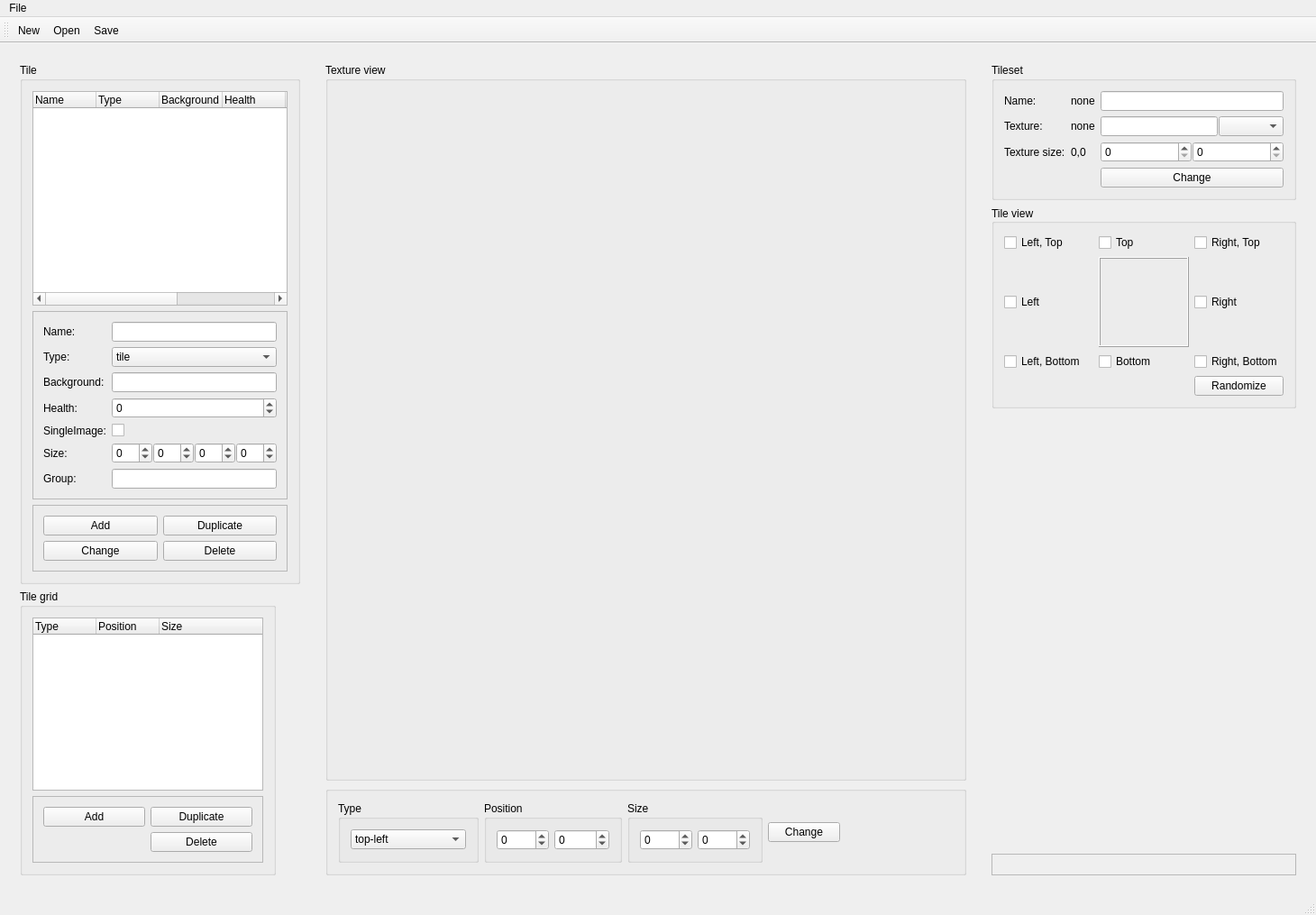
<?xml version="1.0" encoding="UTF-8"?>
<ui version="4.0">
 <class>TilesetEditor</class>
 <widget class="QMainWindow" name="TilesetEditor">
  <property name="geometry">
   <rect>
    <x>0</x>
    <y>0</y>
    <width>1460</width>
    <height>1015</height>
   </rect>
  </property>
  <property name="windowTitle">
   <string>Tileset editor</string>
  </property>
  <property name="windowIcon">
   <iconset resource="CorposEditor.qrc">
    <normaloff>:/CorposEditor/Resources/icons/tilesetEditor.png</normaloff>:/CorposEditor/Resources/icons/tilesetEditor.png</iconset>
  </property>
  <property name="dockOptions">
   <set>QMainWindow::AllowNestedDocks|QMainWindow::AllowTabbedDocks|QMainWindow::AnimatedDocks</set>
  </property>
  <widget class="QWidget" name="mainWidget">
   <property name="contextMenuPolicy">
    <enum>Qt::DefaultContextMenu</enum>
   </property>
   <property name="acceptDrops">
    <bool>false</bool>
   </property>
   <property name="windowTitle">
    <string>Tileset editor</string>
   </property>
   <layout class="QHBoxLayout" name="horizontalLayout">
    <item>
     <widget class="QWidget" name="widget" native="true">
      <property name="sizePolicy">
       <sizepolicy hsizetype="Maximum" vsizetype="Minimum">
        <horstretch>0</horstretch>
        <verstretch>0</verstretch>
       </sizepolicy>
      </property>
      <layout class="QVBoxLayout" name="verticalLayout">
       <item>
        <widget class="QGroupBox" name="groupBox">
         <property name="sizePolicy">
          <sizepolicy hsizetype="Maximum" vsizetype="Minimum">
           <horstretch>0</horstretch>
           <verstretch>0</verstretch>
          </sizepolicy>
         </property>
         <property name="title">
          <string>Tile</string>
         </property>
         <layout class="QVBoxLayout" name="verticalLayout_5">
          <item>
           <widget class="QTreeWidget" name="treeWidget_Tiles">
            <property name="sizePolicy">
             <sizepolicy hsizetype="Expanding" vsizetype="Expanding">
              <horstretch>0</horstretch>
              <verstretch>0</verstretch>
             </sizepolicy>
            </property>
            <attribute name="headerDefaultSectionSize">
             <number>70</number>
            </attribute>
            <column>
             <property name="text">
              <string>Name</string>
             </property>
            </column>
            <column>
             <property name="text">
              <string>Type</string>
             </property>
            </column>
            <column>
             <property name="text">
              <string>Background</string>
             </property>
            </column>
            <column>
             <property name="text">
              <string>Health</string>
             </property>
            </column>
            <column>
             <property name="text">
              <string>SingleImage</string>
             </property>
            </column>
            <column>
             <property name="text">
              <string>Nowa kolumna</string>
             </property>
            </column>
            <column>
             <property name="text">
              <string>Connect group</string>
             </property>
            </column>
           </widget>
          </item>
          <item>
           <widget class="QFrame" name="frame_5">
            <property name="frameShape">
             <enum>QFrame::StyledPanel</enum>
            </property>
            <property name="frameShadow">
             <enum>QFrame::Raised</enum>
            </property>
            <layout class="QGridLayout" name="gridLayout_4">
             <item row="6" column="1">
              <widget class="QWidget" name="widget_7" native="true">
               <layout class="QHBoxLayout" name="horizontalLayout_9">
                <property name="spacing">
                 <number>1</number>
                </property>
                <property name="leftMargin">
                 <number>0</number>
                </property>
                <property name="topMargin">
                 <number>0</number>
                </property>
                <property name="rightMargin">
                 <number>0</number>
                </property>
                <property name="bottomMargin">
                 <number>0</number>
                </property>
                <item>
                 <widget class="QSpinBox" name="spinBox_tileRectX">
                  <property name="minimum">
                   <number>-99</number>
                  </property>
                 </widget>
                </item>
                <item>
                 <widget class="QSpinBox" name="spinBox_TilerectY">
                  <property name="minimum">
                   <number>-99</number>
                  </property>
                 </widget>
                </item>
                <item>
                 <widget class="QSpinBox" name="spinBox_TilerectW">
                  <property name="minimum">
                   <number>-99</number>
                  </property>
                 </widget>
                </item>
                <item>
                 <widget class="QSpinBox" name="spinBox_TilerectH">
                  <property name="minimum">
                   <number>-99</number>
                  </property>
                 </widget>
                </item>
               </layout>
              </widget>
             </item>
             <item row="2" column="0">
              <widget class="QLabel" name="label_2">
               <property name="text">
                <string>Type:</string>
               </property>
              </widget>
             </item>
             <item row="4" column="0">
              <widget class="QLabel" name="label_3">
               <property name="text">
                <string>Health:</string>
               </property>
              </widget>
             </item>
             <item row="2" column="1">
              <widget class="QComboBox" name="comboBox_tileType">
               <item>
                <property name="text">
                 <string>tile</string>
                </property>
               </item>
               <item>
                <property name="text">
                 <string>background</string>
                </property>
               </item>
               <item>
                <property name="text">
                 <string>ladder</string>
                </property>
               </item>
              </widget>
             </item>
             <item row="0" column="0">
              <widget class="QLabel" name="label">
               <property name="text">
                <string>Name: </string>
               </property>
              </widget>
             </item>
             <item row="0" column="1">
              <widget class="QLineEdit" name="lineEdit_tileName"/>
             </item>
             <item row="4" column="1">
              <widget class="QSpinBox" name="spinBox_health">
               <property name="minimum">
                <number>-1</number>
               </property>
               <property name="maximum">
                <number>999999</number>
               </property>
              </widget>
             </item>
             <item row="5" column="0">
              <widget class="QLabel" name="label_4">
               <property name="text">
                <string>SingleImage:</string>
               </property>
              </widget>
             </item>
             <item row="3" column="0">
              <widget class="QLabel" name="label_8">
               <property name="text">
                <string>Background:</string>
               </property>
              </widget>
             </item>
             <item row="5" column="1">
              <widget class="QCheckBox" name="checkBox_singleImage">
               <property name="text">
                <string/>
               </property>
              </widget>
             </item>
             <item row="3" column="1">
              <widget class="QLineEdit" name="lineEdit_background"/>
             </item>
             <item row="6" column="0">
              <widget class="QLabel" name="label_9">
               <property name="text">
                <string>Size:</string>
               </property>
              </widget>
             </item>
             <item row="7" column="0">
              <widget class="QLabel" name="label_10">
               <property name="text">
                <string>Group:</string>
               </property>
              </widget>
             </item>
             <item row="7" column="1">
              <widget class="QLineEdit" name="lineEdit_connectGroup"/>
             </item>
            </layout>
           </widget>
          </item>
          <item>
           <widget class="QFrame" name="frame_4">
            <property name="frameShape">
             <enum>QFrame::StyledPanel</enum>
            </property>
            <property name="frameShadow">
             <enum>QFrame::Raised</enum>
            </property>
            <layout class="QGridLayout" name="gridLayout_3">
             <item row="1" column="0">
              <widget class="QPushButton" name="pushButton_AddTile">
               <property name="text">
                <string>Add</string>
               </property>
              </widget>
             </item>
             <item row="1" column="1">
              <widget class="QPushButton" name="pushButton_DuplicateTile">
               <property name="text">
                <string>Duplicate</string>
               </property>
              </widget>
             </item>
             <item row="2" column="0">
              <widget class="QPushButton" name="pushButton_ChangeTile">
               <property name="text">
                <string>Change</string>
               </property>
              </widget>
             </item>
             <item row="2" column="1">
              <widget class="QPushButton" name="pushButton_DeleteFile">
               <property name="text">
                <string>Delete</string>
               </property>
              </widget>
             </item>
            </layout>
           </widget>
          </item>
         </layout>
        </widget>
       </item>
       <item>
        <widget class="QGroupBox" name="groupBox_2">
         <property name="sizePolicy">
          <sizepolicy hsizetype="Maximum" vsizetype="Maximum">
           <horstretch>0</horstretch>
           <verstretch>0</verstretch>
          </sizepolicy>
         </property>
         <property name="title">
          <string>Tile grid</string>
         </property>
         <layout class="QVBoxLayout" name="verticalLayout_4">
          <item>
           <widget class="QTreeWidget" name="treeWidget_tilesGrid">
            <property name="sizePolicy">
             <sizepolicy hsizetype="Expanding" vsizetype="MinimumExpanding">
              <horstretch>0</horstretch>
              <verstretch>0</verstretch>
             </sizepolicy>
            </property>
            <attribute name="headerDefaultSectionSize">
             <number>70</number>
            </attribute>
            <column>
             <property name="text">
              <string>Type</string>
             </property>
            </column>
            <column>
             <property name="text">
              <string>Position</string>
             </property>
            </column>
            <column>
             <property name="text">
              <string>Size</string>
             </property>
            </column>
           </widget>
          </item>
          <item>
           <widget class="QFrame" name="frame_3">
            <property name="frameShape">
             <enum>QFrame::StyledPanel</enum>
            </property>
            <property name="frameShadow">
             <enum>QFrame::Raised</enum>
            </property>
            <layout class="QGridLayout" name="gridLayout_2">
             <item row="0" column="0">
              <widget class="QPushButton" name="pushButton_AddFrame">
               <property name="text">
                <string>Add</string>
               </property>
              </widget>
             </item>
             <item row="0" column="1">
              <widget class="QPushButton" name="pushButton_DuplicateFrame">
               <property name="text">
                <string>Duplicate</string>
               </property>
              </widget>
             </item>
             <item row="1" column="1">
              <widget class="QPushButton" name="pushButton_DeleteFrame">
               <property name="text">
                <string>Delete</string>
               </property>
              </widget>
             </item>
            </layout>
           </widget>
          </item>
         </layout>
        </widget>
       </item>
      </layout>
     </widget>
    </item>
    <item>
     <widget class="QWidget" name="widget_2" native="true">
      <property name="sizePolicy">
       <sizepolicy hsizetype="Minimum" vsizetype="Minimum">
        <horstretch>0</horstretch>
        <verstretch>0</verstretch>
       </sizepolicy>
      </property>
      <layout class="QVBoxLayout" name="verticalLayout_2">
       <item>
        <widget class="QGroupBox" name="groupBox_TextureView">
         <property name="sizePolicy">
          <sizepolicy hsizetype="Expanding" vsizetype="Expanding">
           <horstretch>0</horstretch>
           <verstretch>0</verstretch>
          </sizepolicy>
         </property>
         <property name="title">
          <string>Texture view</string>
         </property>
         <layout class="QVBoxLayout" name="verticalLayout_6">
          <item>
           <layout class="QVBoxLayout" name="verticalLayout_TextureView"/>
          </item>
         </layout>
        </widget>
       </item>
       <item>
        <widget class="QGroupBox" name="groupBox_4">
         <property name="title">
          <string/>
         </property>
         <layout class="QHBoxLayout" name="horizontalLayout_3">
          <item>
           <widget class="QGroupBox" name="groupBox_8">
            <property name="title">
             <string>Type</string>
            </property>
            <layout class="QHBoxLayout" name="horizontalLayout_6">
             <item>
              <widget class="QComboBox" name="comboBox_frameType">
               <item>
                <property name="text">
                 <string>top-left</string>
                </property>
               </item>
               <item>
                <property name="text">
                 <string>top</string>
                </property>
               </item>
               <item>
                <property name="text">
                 <string>top-right</string>
                </property>
               </item>
               <item>
                <property name="text">
                 <string>left</string>
                </property>
               </item>
               <item>
                <property name="text">
                 <string>inner</string>
                </property>
               </item>
               <item>
                <property name="text">
                 <string>center</string>
                </property>
               </item>
               <item>
                <property name="text">
                 <string>right</string>
                </property>
               </item>
               <item>
                <property name="text">
                 <string>bottom-left</string>
                </property>
               </item>
               <item>
                <property name="text">
                 <string>bottom</string>
                </property>
               </item>
               <item>
                <property name="text">
                 <string>bottom-right</string>
                </property>
               </item>
               <item>
                <property name="text">
                 <string>inner-top-left</string>
                </property>
               </item>
               <item>
                <property name="text">
                 <string>inner-top-right</string>
                </property>
               </item>
               <item>
                <property name="text">
                 <string>inner-bottom-right</string>
                </property>
               </item>
               <item>
                <property name="text">
                 <string>inner-bottom-left</string>
                </property>
               </item>
              </widget>
             </item>
            </layout>
           </widget>
          </item>
          <item>
           <widget class="QGroupBox" name="groupBox_5">
            <property name="title">
             <string>Position</string>
            </property>
            <layout class="QHBoxLayout" name="horizontalLayout_4">
             <item>
              <widget class="QSpinBox" name="spinBox_posX">
               <property name="sizePolicy">
                <sizepolicy hsizetype="Minimum" vsizetype="Minimum">
                 <horstretch>0</horstretch>
                 <verstretch>0</verstretch>
                </sizepolicy>
               </property>
               <property name="minimumSize">
                <size>
                 <width>50</width>
                 <height>0</height>
                </size>
               </property>
               <property name="minimum">
                <number>-9999</number>
               </property>
               <property name="maximum">
                <number>9999</number>
               </property>
              </widget>
             </item>
             <item>
              <widget class="QSpinBox" name="spinBox_posY">
               <property name="minimumSize">
                <size>
                 <width>50</width>
                 <height>0</height>
                </size>
               </property>
               <property name="minimum">
                <number>-9999</number>
               </property>
               <property name="maximum">
                <number>99999</number>
               </property>
              </widget>
             </item>
            </layout>
           </widget>
          </item>
          <item>
           <widget class="QGroupBox" name="groupBox_7">
            <property name="title">
             <string>Size</string>
            </property>
            <layout class="QHBoxLayout" name="horizontalLayout_5">
             <item>
              <widget class="QSpinBox" name="spinBox_sizeX">
               <property name="minimumSize">
                <size>
                 <width>50</width>
                 <height>0</height>
                </size>
               </property>
               <property name="minimum">
                <number>-9999</number>
               </property>
               <property name="maximum">
                <number>9999</number>
               </property>
              </widget>
             </item>
             <item>
              <widget class="QSpinBox" name="spinBox_sizeY">
               <property name="minimumSize">
                <size>
                 <width>50</width>
                 <height>0</height>
                </size>
               </property>
               <property name="minimum">
                <number>-9999</number>
               </property>
               <property name="maximum">
                <number>9999</number>
               </property>
              </widget>
             </item>
            </layout>
           </widget>
          </item>
          <item>
           <widget class="QPushButton" name="pushButton_ChangeFrame">
            <property name="text">
             <string>Change</string>
            </property>
           </widget>
          </item>
          <item>
           <spacer name="horizontalSpacer">
            <property name="orientation">
             <enum>Qt::Horizontal</enum>
            </property>
            <property name="sizeHint" stdset="0">
             <size>
              <width>40</width>
              <height>20</height>
             </size>
            </property>
           </spacer>
          </item>
         </layout>
        </widget>
       </item>
      </layout>
     </widget>
    </item>
    <item>
     <widget class="QWidget" name="widget_3" native="true">
      <property name="maximumSize">
       <size>
        <width>360</width>
        <height>16777215</height>
       </size>
      </property>
      <layout class="QVBoxLayout" name="verticalLayout_3">
       <item>
        <widget class="QGroupBox" name="groupBox_9">
         <property name="sizePolicy">
          <sizepolicy hsizetype="Ignored" vsizetype="Minimum">
           <horstretch>0</horstretch>
           <verstretch>0</verstretch>
          </sizepolicy>
         </property>
         <property name="title">
          <string>Tileset</string>
         </property>
         <layout class="QGridLayout" name="gridLayout_5">
          <item row="0" column="1">
           <widget class="QLabel" name="label_Name">
            <property name="text">
             <string>none</string>
            </property>
           </widget>
          </item>
          <item row="3" column="1">
           <widget class="QLabel" name="label_Texture">
            <property name="text">
             <string>none</string>
            </property>
           </widget>
          </item>
          <item row="0" column="2">
           <widget class="QLineEdit" name="lineEdit_tilesetName"/>
          </item>
          <item row="3" column="0">
           <widget class="QLabel" name="label_6">
            <property name="text">
             <string>Texture:</string>
            </property>
           </widget>
          </item>
          <item row="4" column="1">
           <widget class="QWidget" name="widget_4" native="true">
            <layout class="QHBoxLayout" name="horizontalLayout_7">
             <property name="spacing">
              <number>1</number>
             </property>
             <property name="leftMargin">
              <number>0</number>
             </property>
             <property name="topMargin">
              <number>0</number>
             </property>
             <property name="rightMargin">
              <number>0</number>
             </property>
             <property name="bottomMargin">
              <number>0</number>
             </property>
             <item>
              <widget class="QLabel" name="label_Texturesize">
               <property name="text">
                <string>0,0</string>
               </property>
              </widget>
             </item>
            </layout>
           </widget>
          </item>
          <item row="4" column="2">
           <widget class="QWidget" name="widget_5" native="true">
            <layout class="QGridLayout" name="gridLayout_6">
             <property name="leftMargin">
              <number>0</number>
             </property>
             <property name="topMargin">
              <number>0</number>
             </property>
             <property name="rightMargin">
              <number>0</number>
             </property>
             <property name="bottomMargin">
              <number>0</number>
             </property>
             <property name="horizontalSpacing">
              <number>1</number>
             </property>
             <item row="0" column="0">
              <widget class="QSpinBox" name="spinBox_6"/>
             </item>
             <item row="0" column="1">
              <widget class="QSpinBox" name="spinBox_7"/>
             </item>
            </layout>
           </widget>
          </item>
          <item row="0" column="0">
           <widget class="QLabel" name="label_5">
            <property name="text">
             <string>Name:</string>
            </property>
           </widget>
          </item>
          <item row="5" column="2">
           <widget class="QPushButton" name="pushButton_ChangeTileset">
            <property name="text">
             <string>Change</string>
            </property>
           </widget>
          </item>
          <item row="4" column="0">
           <widget class="QLabel" name="label_7">
            <property name="text">
             <string>Texture size:</string>
            </property>
           </widget>
          </item>
          <item row="3" column="2">
           <widget class="QWidget" name="widget_6" native="true">
            <layout class="QHBoxLayout" name="horizontalLayout_8">
             <property name="spacing">
              <number>1</number>
             </property>
             <property name="leftMargin">
              <number>0</number>
             </property>
             <property name="topMargin">
              <number>0</number>
             </property>
             <property name="rightMargin">
              <number>0</number>
             </property>
             <property name="bottomMargin">
              <number>0</number>
             </property>
             <item>
              <widget class="QLineEdit" name="lineEdit_Texture"/>
             </item>
             <item>
              <widget class="QComboBox" name="comboBox_Texture"/>
             </item>
            </layout>
           </widget>
          </item>
         </layout>
        </widget>
       </item>
       <item>
        <widget class="QGroupBox" name="groupBox_6">
         <property name="maximumSize">
          <size>
           <width>350</width>
           <height>300</height>
          </size>
         </property>
         <property name="title">
          <string>Tile view</string>
         </property>
         <property name="alignment">
          <set>Qt::AlignLeading|Qt::AlignLeft|Qt::AlignVCenter</set>
         </property>
         <property name="flat">
          <bool>false</bool>
         </property>
         <property name="checkable">
          <bool>false</bool>
         </property>
         <layout class="QGridLayout" name="gridLayout">
          <property name="sizeConstraint">
           <enum>QLayout::SetMinimumSize</enum>
          </property>
          <item row="1" column="1">
           <widget class="QFrame" name="frameTileView">
            <property name="minimumSize">
             <size>
              <width>100</width>
              <height>100</height>
             </size>
            </property>
            <property name="frameShape">
             <enum>QFrame::Box</enum>
            </property>
            <property name="frameShadow">
             <enum>QFrame::Raised</enum>
            </property>
           </widget>
          </item>
          <item row="2" column="0">
           <widget class="QCheckBox" name="checkBox_LeftBottom">
            <property name="text">
             <string>Left, Bottom</string>
            </property>
           </widget>
          </item>
          <item row="2" column="2">
           <widget class="QCheckBox" name="checkBox_RightBottom">
            <property name="text">
             <string>Right, Bottom</string>
            </property>
           </widget>
          </item>
          <item row="2" column="1">
           <widget class="QCheckBox" name="checkBox_Bottom">
            <property name="text">
             <string>Bottom</string>
            </property>
           </widget>
          </item>
          <item row="1" column="0">
           <widget class="QCheckBox" name="checkBox_Left">
            <property name="text">
             <string>Left</string>
            </property>
           </widget>
          </item>
          <item row="1" column="2">
           <widget class="QCheckBox" name="checkBox_Right">
            <property name="text">
             <string>Right</string>
            </property>
           </widget>
          </item>
          <item row="0" column="2">
           <widget class="QCheckBox" name="checkBox_RightTop">
            <property name="text">
             <string>Right, Top</string>
            </property>
           </widget>
          </item>
          <item row="0" column="1">
           <widget class="QCheckBox" name="checkBox_Top">
            <property name="text">
             <string>Top</string>
            </property>
           </widget>
          </item>
          <item row="0" column="0">
           <widget class="QCheckBox" name="checkBox_LeftTop">
            <property name="text">
             <string>Left, Top</string>
            </property>
           </widget>
          </item>
          <item row="3" column="2">
           <widget class="QPushButton" name="pushButton_Randomize">
            <property name="text">
             <string>Randomize</string>
            </property>
           </widget>
          </item>
         </layout>
        </widget>
       </item>
       <item>
        <spacer name="verticalSpacer">
         <property name="orientation">
          <enum>Qt::Vertical</enum>
         </property>
         <property name="sizeHint" stdset="0">
          <size>
           <width>20</width>
           <height>40</height>
          </size>
         </property>
        </spacer>
       </item>
       <item>
        <widget class="QFrame" name="frame_2">
         <property name="frameShape">
          <enum>QFrame::StyledPanel</enum>
         </property>
         <property name="frameShadow">
          <enum>QFrame::Raised</enum>
         </property>
         <layout class="QHBoxLayout" name="horizontalLayout_2"/>
        </widget>
       </item>
      </layout>
     </widget>
    </item>
   </layout>
  </widget>
  <widget class="QMenuBar" name="menuBar">
   <property name="geometry">
    <rect>
     <x>0</x>
     <y>0</y>
     <width>1460</width>
     <height>26</height>
    </rect>
   </property>
   <widget class="QMenu" name="menuFile">
    <property name="title">
     <string>File</string>
    </property>
    <addaction name="separator"/>
    <addaction name="separator"/>
    <addaction name="actionNew"/>
    <addaction name="actionOpen"/>
    <addaction name="actionSave"/>
    <addaction name="separator"/>
    <addaction name="actionClose"/>
   </widget>
   <addaction name="menuFile"/>
  </widget>
  <widget class="QToolBar" name="mainToolBar">
   <attribute name="toolBarArea">
    <enum>TopToolBarArea</enum>
   </attribute>
   <attribute name="toolBarBreak">
    <bool>false</bool>
   </attribute>
   <addaction name="actionNew"/>
   <addaction name="actionOpen"/>
   <addaction name="actionSave"/>
  </widget>
  <widget class="QStatusBar" name="statusBar"/>
  <action name="actionNew">
   <property name="icon">
    <iconset resource="CorposEditor.qrc">
     <normaloff>:/CorposEditor/Resources/icons/new.png</normaloff>:/CorposEditor/Resources/icons/new.png</iconset>
   </property>
   <property name="text">
    <string>New</string>
   </property>
  </action>
  <action name="actionOpen">
   <property name="icon">
    <iconset resource="CorposEditor.qrc">
     <normaloff>:/CorposEditor/Resources/icons/open.png</normaloff>:/CorposEditor/Resources/icons/open.png</iconset>
   </property>
   <property name="text">
    <string>Open</string>
   </property>
  </action>
  <action name="actionClose">
   <property name="text">
    <string>Exit</string>
   </property>
  </action>
  <action name="actionSave">
   <property name="icon">
    <iconset resource="CorposEditor.qrc">
     <normaloff>:/CorposEditor/Resources/icons/save.png</normaloff>:/CorposEditor/Resources/icons/save.png</iconset>
   </property>
   <property name="text">
    <string>Save</string>
   </property>
  </action>
 </widget>
 <layoutdefault spacing="6" margin="11"/>
 <resources>
  <include location="CorposEditor.qrc"/>
 </resources>
 <connections>
  <connection>
   <sender>actionOpen</sender>
   <signal>triggered()</signal>
   <receiver>TilesetEditor</receiver>
   <slot>loadTileset()</slot>
   <hints>
    <hint type="sourcelabel">
     <x>-1</x>
     <y>-1</y>
    </hint>
    <hint type="destinationlabel">
     <x>533</x>
     <y>553</y>
    </hint>
   </hints>
  </connection>
  <connection>
   <sender>treeWidget_Tiles</sender>
   <signal>itemPressed(QTreeWidgetItem*,int)</signal>
   <receiver>TilesetEditor</receiver>
   <slot>onSelectedTileDefinition(QTreeWidgetItem*,int)</slot>
   <hints>
    <hint type="sourcelabel">
     <x>176</x>
     <y>272</y>
    </hint>
    <hint type="destinationlabel">
     <x>533</x>
     <y>553</y>
    </hint>
   </hints>
  </connection>
  <connection>
   <sender>checkBox_LeftTop</sender>
   <signal>toggled(bool)</signal>
   <receiver>TilesetEditor</receiver>
   <slot>updateTileView()</slot>
   <hints>
    <hint type="sourcelabel">
     <x>1207</x>
     <y>297</y>
    </hint>
    <hint type="destinationlabel">
     <x>1070</x>
     <y>272</y>
    </hint>
   </hints>
  </connection>
  <connection>
   <sender>checkBox_Top</sender>
   <signal>toggled(bool)</signal>
   <receiver>TilesetEditor</receiver>
   <slot>updateTileView()</slot>
   <hints>
    <hint type="sourcelabel">
     <x>1314</x>
     <y>297</y>
    </hint>
    <hint type="destinationlabel">
     <x>1065</x>
     <y>299</y>
    </hint>
   </hints>
  </connection>
  <connection>
   <sender>checkBox_RightTop</sender>
   <signal>toggled(bool)</signal>
   <receiver>TilesetEditor</receiver>
   <slot>updateTileView()</slot>
   <hints>
    <hint type="sourcelabel">
     <x>1425</x>
     <y>297</y>
    </hint>
    <hint type="destinationlabel">
     <x>1066</x>
     <y>258</y>
    </hint>
   </hints>
  </connection>
  <connection>
   <sender>checkBox_Right</sender>
   <signal>toggled(bool)</signal>
   <receiver>TilesetEditor</receiver>
   <slot>updateTileView()</slot>
   <hints>
    <hint type="sourcelabel">
     <x>1425</x>
     <y>364</y>
    </hint>
    <hint type="destinationlabel">
     <x>1063</x>
     <y>342</y>
    </hint>
   </hints>
  </connection>
  <connection>
   <sender>checkBox_RightBottom</sender>
   <signal>toggled(bool)</signal>
   <receiver>TilesetEditor</receiver>
   <slot>updateTileView()</slot>
   <hints>
    <hint type="sourcelabel">
     <x>1425</x>
     <y>431</y>
    </hint>
    <hint type="destinationlabel">
     <x>1062</x>
     <y>415</y>
    </hint>
   </hints>
  </connection>
  <connection>
   <sender>checkBox_Bottom</sender>
   <signal>toggled(bool)</signal>
   <receiver>TilesetEditor</receiver>
   <slot>updateTileView()</slot>
   <hints>
    <hint type="sourcelabel">
     <x>1314</x>
     <y>431</y>
    </hint>
    <hint type="destinationlabel">
     <x>1071</x>
     <y>440</y>
    </hint>
   </hints>
  </connection>
  <connection>
   <sender>checkBox_LeftBottom</sender>
   <signal>toggled(bool)</signal>
   <receiver>TilesetEditor</receiver>
   <slot>updateTileView()</slot>
   <hints>
    <hint type="sourcelabel">
     <x>1207</x>
     <y>431</y>
    </hint>
    <hint type="destinationlabel">
     <x>1066</x>
     <y>465</y>
    </hint>
   </hints>
  </connection>
  <connection>
   <sender>checkBox_Left</sender>
   <signal>toggled(bool)</signal>
   <receiver>TilesetEditor</receiver>
   <slot>updateTileView()</slot>
   <hints>
    <hint type="sourcelabel">
     <x>1207</x>
     <y>364</y>
    </hint>
    <hint type="destinationlabel">
     <x>1062</x>
     <y>382</y>
    </hint>
   </hints>
  </connection>
  <connection>
   <sender>pushButton_Randomize</sender>
   <signal>clicked()</signal>
   <receiver>TilesetEditor</receiver>
   <slot>updateTileView()</slot>
   <hints>
    <hint type="sourcelabel">
     <x>1425</x>
     <y>466</y>
    </hint>
    <hint type="destinationlabel">
     <x>1073</x>
     <y>499</y>
    </hint>
   </hints>
  </connection>
  <connection>
   <sender>comboBox_Texture</sender>
   <signal>currentTextChanged(QString)</signal>
   <receiver>TilesetEditor</receiver>
   <slot>selectedTexture(QString)</slot>
   <hints>
    <hint type="sourcelabel">
     <x>1425</x>
     <y>166</y>
    </hint>
    <hint type="destinationlabel">
     <x>1104</x>
     <y>155</y>
    </hint>
   </hints>
  </connection>
  <connection>
   <sender>pushButton_ChangeTileset</sender>
   <signal>clicked()</signal>
   <receiver>TilesetEditor</receiver>
   <slot>changeTileset()</slot>
   <hints>
    <hint type="sourcelabel">
     <x>1425</x>
     <y>230</y>
    </hint>
    <hint type="destinationlabel">
     <x>1099</x>
     <y>215</y>
    </hint>
   </hints>
  </connection>
  <connection>
   <sender>treeWidget_tilesGrid</sender>
   <signal>itemPressed(QTreeWidgetItem*,int)</signal>
   <receiver>TilesetEditor</receiver>
   <slot>onSelectedTileFrame(QTreeWidgetItem*,int)</slot>
   <hints>
    <hint type="sourcelabel">
     <x>151</x>
     <y>861</y>
    </hint>
    <hint type="destinationlabel">
     <x>7</x>
     <y>672</y>
    </hint>
   </hints>
  </connection>
  <connection>
   <sender>spinBox_posX</sender>
   <signal>valueChanged(int)</signal>
   <receiver>TilesetEditor</receiver>
   <slot>updateFrameEditorData()</slot>
   <hints>
    <hint type="sourcelabel">
     <x>594</x>
     <y>943</y>
    </hint>
    <hint type="destinationlabel">
     <x>542</x>
     <y>972</y>
    </hint>
   </hints>
  </connection>
  <connection>
   <sender>spinBox_posY</sender>
   <signal>valueChanged(int)</signal>
   <receiver>TilesetEditor</receiver>
   <slot>updateFrameEditorData()</slot>
   <hints>
    <hint type="sourcelabel">
     <x>662</x>
     <y>943</y>
    </hint>
    <hint type="destinationlabel">
     <x>571</x>
     <y>937</y>
    </hint>
   </hints>
  </connection>
  <connection>
   <sender>spinBox_sizeX</sender>
   <signal>valueChanged(int)</signal>
   <receiver>TilesetEditor</receiver>
   <slot>updateFrameEditorData()</slot>
   <hints>
    <hint type="sourcelabel">
     <x>752</x>
     <y>943</y>
    </hint>
    <hint type="destinationlabel">
     <x>659</x>
     <y>935</y>
    </hint>
   </hints>
  </connection>
  <connection>
   <sender>spinBox_sizeY</sender>
   <signal>valueChanged(int)</signal>
   <receiver>TilesetEditor</receiver>
   <slot>updateFrameEditorData()</slot>
   <hints>
    <hint type="sourcelabel">
     <x>818</x>
     <y>943</y>
    </hint>
    <hint type="destinationlabel">
     <x>709</x>
     <y>935</y>
    </hint>
   </hints>
  </connection>
  <connection>
   <sender>pushButton_ChangeFrame</sender>
   <signal>clicked()</signal>
   <receiver>TilesetEditor</receiver>
   <slot>editFrame()</slot>
   <hints>
    <hint type="sourcelabel">
     <x>930</x>
     <y>938</y>
    </hint>
    <hint type="destinationlabel">
     <x>858</x>
     <y>939</y>
    </hint>
   </hints>
  </connection>
  <connection>
   <sender>actionSave</sender>
   <signal>triggered()</signal>
   <receiver>TilesetEditor</receiver>
   <slot>saveTileset()</slot>
   <hints>
    <hint type="sourcelabel">
     <x>-1</x>
     <y>-1</y>
    </hint>
    <hint type="destinationlabel">
     <x>729</x>
     <y>482</y>
    </hint>
   </hints>
  </connection>
  <connection>
   <sender>pushButton_AddTile</sender>
   <signal>clicked()</signal>
   <receiver>TilesetEditor</receiver>
   <slot>addTile()</slot>
   <hints>
    <hint type="sourcelabel">
     <x>96</x>
     <y>564</y>
    </hint>
    <hint type="destinationlabel">
     <x>1</x>
     <y>560</y>
    </hint>
   </hints>
  </connection>
  <connection>
   <sender>pushButton_ChangeTile</sender>
   <signal>clicked()</signal>
   <receiver>TilesetEditor</receiver>
   <slot>editTile()</slot>
   <hints>
    <hint type="sourcelabel">
     <x>117</x>
     <y>598</y>
    </hint>
    <hint type="destinationlabel">
     <x>8</x>
     <y>600</y>
    </hint>
   </hints>
  </connection>
  <connection>
   <sender>pushButton_DuplicateTile</sender>
   <signal>clicked()</signal>
   <receiver>TilesetEditor</receiver>
   <slot>duplicateTile()</slot>
   <hints>
    <hint type="sourcelabel">
     <x>240</x>
     <y>558</y>
    </hint>
    <hint type="destinationlabel">
     <x>7</x>
     <y>539</y>
    </hint>
   </hints>
  </connection>
  <connection>
   <sender>pushButton_AddFrame</sender>
   <signal>clicked()</signal>
   <receiver>TilesetEditor</receiver>
   <slot>addFrame()</slot>
   <hints>
    <hint type="sourcelabel">
     <x>105</x>
     <y>892</y>
    </hint>
    <hint type="destinationlabel">
     <x>9</x>
     <y>895</y>
    </hint>
   </hints>
  </connection>
  <connection>
   <sender>pushButton_DuplicateFrame</sender>
   <signal>clicked()</signal>
   <receiver>TilesetEditor</receiver>
   <slot>duplicateFrame()</slot>
   <hints>
    <hint type="sourcelabel">
     <x>230</x>
     <y>902</y>
    </hint>
    <hint type="destinationlabel">
     <x>7</x>
     <y>875</y>
    </hint>
   </hints>
  </connection>
  <connection>
   <sender>pushButton_DeleteFrame</sender>
   <signal>clicked()</signal>
   <receiver>TilesetEditor</receiver>
   <slot>deleteFrame()</slot>
   <hints>
    <hint type="sourcelabel">
     <x>200</x>
     <y>929</y>
    </hint>
    <hint type="destinationlabel">
     <x>2</x>
     <y>932</y>
    </hint>
   </hints>
  </connection>
  <connection>
   <sender>pushButton_DeleteFile</sender>
   <signal>clicked()</signal>
   <receiver>TilesetEditor</receiver>
   <slot>deleteTile()</slot>
   <hints>
    <hint type="sourcelabel">
     <x>268</x>
     <y>595</y>
    </hint>
    <hint type="destinationlabel">
     <x>5</x>
     <y>507</y>
    </hint>
   </hints>
  </connection>
 </connections>
 <slots>
  <slot>loadTileset()</slot>
  <slot>onSelectedTileDefinition(QTreeWidgetItem*,int)</slot>
  <slot>updateTileView()</slot>
  <slot>selectedTexture(QString)</slot>
  <slot>changeTileset()</slot>
  <slot>onSelectedTileFrame(QTreeWidgetItem*,int)</slot>
  <slot>updateFrameEditorData()</slot>
  <slot>editFrame()</slot>
  <slot>saveTileset()</slot>
  <slot>addTile()</slot>
  <slot>editTile()</slot>
  <slot>duplicateTile()</slot>
  <slot>deleteTile()</slot>
  <slot>addFrame()</slot>
  <slot>duplicateFrame()</slot>
  <slot>deleteFrame()</slot>
 </slots>
</ui>
